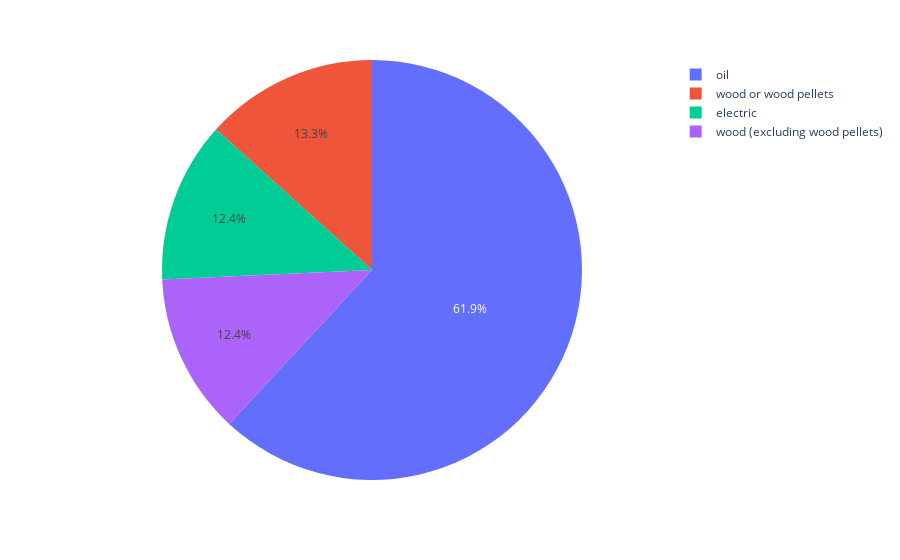

Notebook cell for this chart:
### Code cell
fig = px.pie(
    dpoints['PE'],
            names = 'HEAT', values = 'VALUE')
fig.show()
fig.write_image("figPE.png")

### Figure 1 — Plotly figure (JSON) as saved in the notebook; plotly's stock layout.template omitted (floating-point values rounded to 4 significant figures)
{"data": [{"domain": {"x": [0, 1], "y": [0, 1]}, "hovertemplate": "HEAT=%{label}<br>VALUE=%{value}<extra></extra>", "labels": ["electric", "oil", "wood or wood pellets", "wood (excluding wood pellets)"], "legendgroup": "", "name": "", "showlegend": true, "type": "pie", "values": [13, 65, 14, 13]}], "layout": {"legend": {"tracegroupgap": 0}, "margin": {"t": 60}}}
